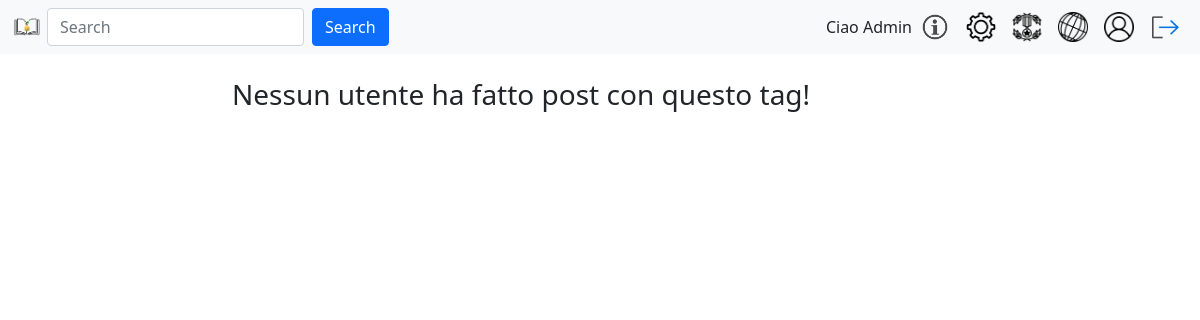
The page /searchingTag.php?tag=Montalbano (signed in) on the database as committed earlier.
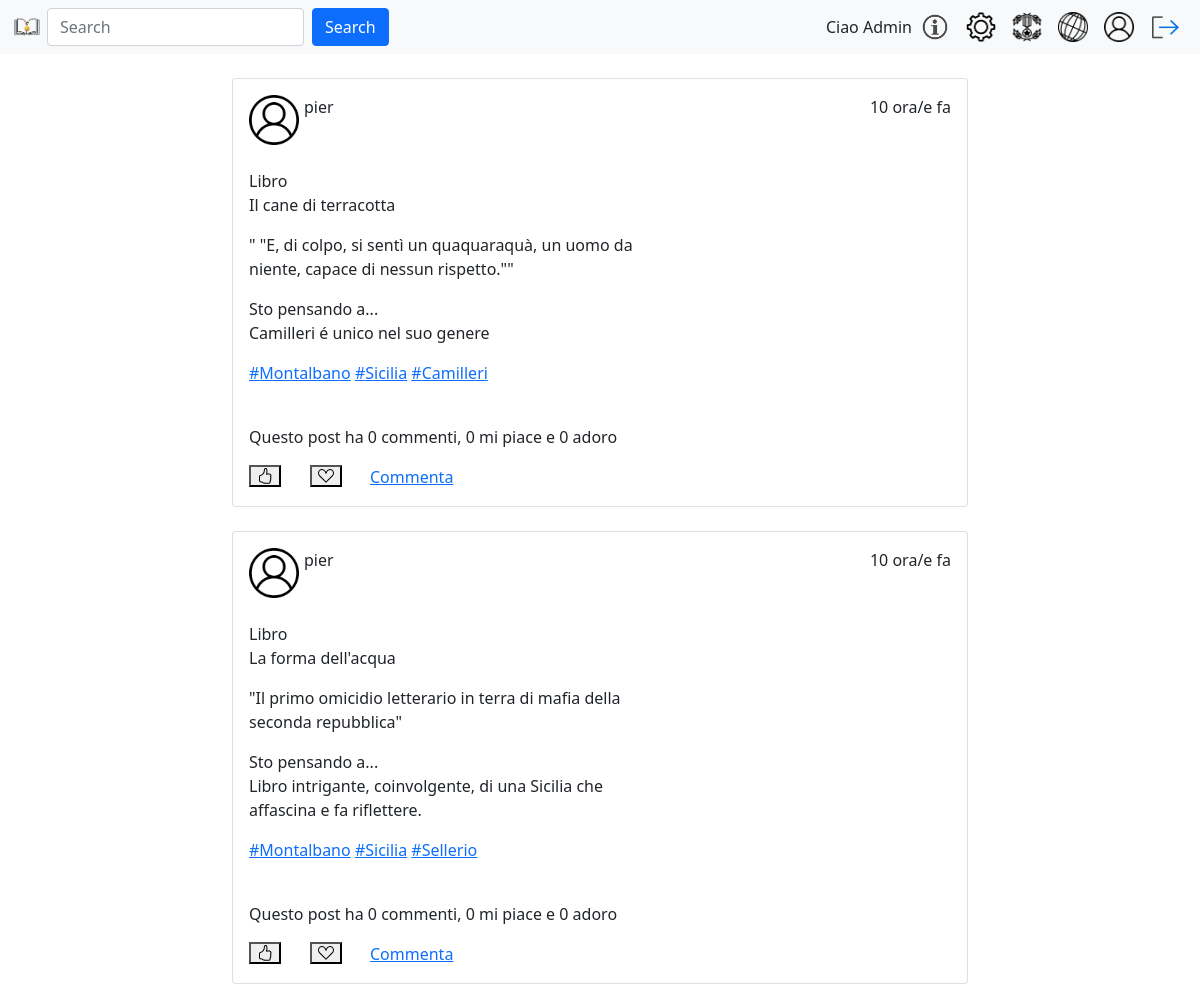
The same page on the database as committed later.
### tables this page shows
CREATE TABLE `post` (
  `utenteId` int NOT NULL,
  `dataOra` datetime NOT NULL,
  `citazioneTestuale` varchar(1023) DEFAULT NULL,
  `fotoCitazione` varchar(127) DEFAULT NULL,
  `riflessione` varchar(2047) NOT NULL,
  `counterMiPiace` int NOT NULL,
  `counterAdoro` int NOT NULL,
  `libroId` int NOT NULL,
  PRIMARY KEY (`utenteId`,`dataOra`),
  UNIQUE KEY `ID_POST_IND` (`utenteId`,`dataOra`),
  KEY `REF_POST_LIBRO_IND` (`libroId`)
);

CREATE TABLE `utente` (
  `id` int NOT NULL AUTO_INCREMENT,
  `username` varchar(80) NOT NULL,
  `email` varchar(80) NOT NULL,
  `pwd` varchar(120) NOT NULL,
  `immagineProfilo` varchar(255) DEFAULT NULL,
  `isAdmin` int NOT NULL DEFAULT '0',
  `descrizione` varchar(150) DEFAULT NULL,
  `stato` int NOT NULL DEFAULT '0',
  PRIMARY KEY (`id`)
);

CREATE TABLE `libro` (
  `id` int NOT NULL AUTO_INCREMENT,
  `titolo` varchar(255) NOT NULL,
  PRIMARY KEY (`id`),
  UNIQUE KEY `ID_LIBRO_IND` (`id`)
);

### include/post.php (called while the page is built, shortened)
<?php
class Post {
    private $conn;
    public function __construct($conn) {
        $this->conn = $conn;
    }
    public function getSpecificPost($user_id, $time_post) {
        $query = "SELECT
                    (
                      SELECT COUNT(*)
                      FROM commenti c
                      WHERE p.utenteId = c.utenteIdPost AND p.dataOra = c.dataOraPost
                    ) AS numeroCommenti,
                    u.immagineProfilo, u.username, p.utenteId, p.dataOra, p.citazioneTestuale, p.fotoCitazione, p.riflessione, p.counterMiPiace, p.counterAdoro, l.titolo,
                    GROUP_CONCAT(t.testo) AS elencoTag
                  FROM
                    post p
                    INNER JOIN utente u ON p.utenteId = u.id
                    INNER JOIN libro l ON p.libroId = l.id
                    LEFT JOIN tagperpost tp ON p.utenteId = tp.utenteIdPost AND p.dataOra = tp.dataOraPost
                    LEFT JOIN tags t ON tp.tagId = t.id
                  WHERE
                    p.utenteId = ? AND p.dataOra = ?
                  GROUP BY
                    p.utenteId, p.dataOra
                  ORDER BY
                    p.dataOra DESC";
        $stmt = $this->conn->prepare($query);
        $stmt->bind_param("is", $user_id, $time_post);
        return $this->executeAndGetPosts($stmt);
    }
    private function executeAndGetPosts($stmt) {
        if (!$stmt->execute()) {
            return array();
        }
        $result = $stmt->get_result();
        $posts = $result->fetch_all(MYSQLI_ASSOC);
        return $posts;
    }
}
function time_elapsed_string($datetime, $full = false) {
    $now = new DateTime;
    $ago = new DateTime($datetime);
    $diff = $now->diff($ago);
    $diff->w = floor($diff->d / 7);
    $diff->d -= $diff->w * 7;
    $string = array(
        'y' => 'anno/i',
        'm' => 'mese/i',
        'w' => 'settimana/e',
        'd' => 'giorno/i',
        'h' => 'ora/e',
        'i' => 'minuto/i',
        's' => 'secondo/i',
    );
    foreach ($string as $k => &$v) {
        if ($diff->$k) {
            $v = $diff->$k . ' ' . $v;
        } else {
            unset($string[$k]);
        }
    }
    if (!$full) {
        $string = array_slice($string, 0, 1);
    }
    return count($string) > 0 ? implode(', ', $string) . ' fa' : 'ora';
}
?>

### include/model/selectors.php (called while the page is built, shortened)
<?php
function getIdTagByString($stringTag){
    global $conn;
    $sql = "SELECT id from tags where testo = ?;";
    $stmt = $conn->prepare($sql);
    $stmt->bind_param("s", $stringTag);
    $stmt->execute();
    $result = $stmt->get_result();
    if ($result->num_rows > 0) {
        return $result->fetch_assoc()["id"];
    } else {
        return -1;
    }
}
function getPostByTag($tag) {
    global $conn;
    $sql = "SELECT utenteIdPost, dataOraPost FROM tagperpost WHERE tagId = ? ORDER BY dataOraPost DESC;";
    $stmt = $conn->prepare($sql);
    $stmt->bind_param("i", $tag);
    $stmt->execute();
    $result = $stmt->get_result();
    if ($result->num_rows > 0) {
        return $result->fetch_all(MYSQLI_ASSOC);
    } else {
        return -1;
    }
}
?>

### include/login.model.php (called while the page is built, shortened)
<?php
require_once 'config.php';
function getDbImageName(string $username){
    global $conn;
    $sql = "SELECT immagineProfilo FROM utente WHERE username = ?";
    $stmt = $conn->prepare($sql);
    $stmt->bind_param("s", $username);
    $stmt->execute();
    $result = $stmt->get_result();
    return $result->fetch_assoc()['immagineProfilo'];
}
?>

### include/login.controller.php (called while the page is built, shortened)
<?php
function getUserImage(string $username){
    $defaultProfileImage = "images/users/default.png";
    $image = "images/users/" . getDbImageName($username);
    return $defaultProfileImage;
}
?>

### include/view/postPage.php (the view, shortened to what the rows shown need)
<?php
require_once("include/config.php");
function checkIfAlreadyLoved($userId, $dataOra) {
    global $conn;
    $utenteAttuale = $_SESSION['id'];
    $sql = "SELECT * FROM notifica WHERE tipo = 'V' AND utenteId = ? AND utenteIdPost = ? AND dataOraPost = ?;";
    $stmt = $conn->prepare($sql);
    $stmt->bind_param("iis",$userId, $utenteAttuale, $dataOra);
    $stmt->execute();
    $result = $stmt->get_result();
    if ($result->num_rows > 0) {
        return true;
    } else {
        return false;
    }
}
function checkIfAlreadyLiked($userId, $dataOra) {
    global $conn;
    $utenteAttuale = $_SESSION['id'];
    $sql = "SELECT * FROM notifica WHERE tipo = 'K' AND utenteId = ? AND utenteIdPost = ? AND dataOraPost = ?;";
    $stmt = $conn->prepare($sql);
    $stmt->bind_param("iis",$userId ,$utenteAttuale ,$dataOra);
    $stmt->execute();
    $result = $stmt->get_result();
    if ($result->num_rows > 0) {
        return true;
    } else {
        return false;
    }
}
?>
<section id="userPosts">
        <div class="col-md-12">
                <?php
                  if (empty($posts)) {
                      echo '<p>Nessun post disponibile in questa sezione. Puoi saperne di più nella pagina informazioni! </p>';
                  } else {
                      foreach ($posts as $post):
                ?>
                <article>
                    <div class="card">
                        <div class="card-body">
                            <div class="d-inline-flex w-100">
                              <div class="post flex-fill align-bottom">
                                  <a href="profilePage.php?id=<?= $post['utenteId']; ?>">
                                      <img class="post-img" src="<?= getUserImage($post['username']); ?>" alt="Immagine profilo" />
                                  </a>
                              </div>
                                <div class="align-bottom w-25">
                                    <p><?= $post['username']; ?></p>
                                </div>
                                <div class="flex-fill align-bottom float-left text-end">
                                    <p><?= time_elapsed_string($post['dataOra']); ?></p>
                                </div>
                            </div>
                            <div class="row">
                                <div class="col-md-7">
                                  <br/>
                                    <div class="row">
                                        <p>Libro <br/> <?= $post['titolo']; ?></p>
                                    </div>
                                    <?php if (!empty($post['citazioneTestuale'])): ?>
                                        <div class="row">
                                            <p>"<?= $post['citazioneTestuale']; ?>"</p>
                                        </div>
                                    <?php endif; ?>
                                    <div class="row">
                                        <p>Sto pensando a... <br/> <?= $post['riflessione']; ?></p>
                                    </div>
                                     <div class="row">
                                      <?php if (!empty($post['elencoTag'])): ?>
                                        <div class="row">
                                            <p>
                                                <?php
                                                $tags = explode(',', $post['elencoTag']);
                                                foreach ($tags as $tag) {
                                                  $tagUrl = 'searchingTag.php?tag=' . urlencode($tag);
                                                  echo '<a href="' . $tagUrl . '">#' . $tag . '</a> ';
                                                }
                                                ?>
                                            </p>
                                        </div>
                                    <?php endif; ?>
                                    </div>
                                </div>
                            </div>
                            <br/>
                            <div class="row">
                              <p>Questo post ha <?= $post['numeroCommenti']; ?> commenti, <span class="like-count"><?= $post['counterMiPiace']; ?></span> mi piace e <span class="love-count"><?= $post['counterAdoro']; ?></span> adoro</p>
                            </div>
                            <div class="row">
                              <?php
                                $isLikeCheck = checkIfAlreadyLiked($post['utenteId'], $post['dataOra']);
                                $okLE = $isLikeCheck ? "0" : "1";
                              ?>
                              <div class="col-md-1 col-3">
                                <button class="like-button bi-hand-thumbs-up likeButton" data-utenteID="<?= $post['utenteId']; ?>" data-dataOra="<?= $post['dataOra']; ?>">
                                    <svg xmlns="http://www.w3.org/2000/svg" width="16" height="16" fill="currentColor" class="bi bi-hand-thumbs-up emptyThumb" data-mustShow="<?= $okLE ?>" viewBox="0 0 16 16">
                                        <path d="M8.864.046C7.908-.193 7.02.53 6.956 1.466c-.072 1.051-.23 2.016-.428 2.59-.125.36-.479 1.013-1.04 1.639-.557.623-1.282 1.178-2.131 1.41C2.685 7.288 2 7.87 2 8.72v4.001c0 .845.682 1.464 1.448 1.545 1.07.114 1.564.415 2.068.723l.048.03c.272.165.578.348.97.484.397.136.861.217 1.466.217h3.5c.937 0 1.599-.477 1.934-1.064a1.86 1.86 0 0 0 .254-.912c0-.152-.023-.312-.077-.464.201-.263.38-.578.488-.901.11-.33.172-.762.004-1.149.069-.13.12-.269.159-.403.077-.27.113-.568.113-.857 0-.288-.036-.585-.113-.856a2 2 0 0 0-.138-.362 1.9 1.9 0 0 0 .234-1.734c-.206-.592-.682-1.1-1.2-1.272-.847-.282-1.803-.276-2.516-.211a10 10 0 0 0-.443.05 9.4 9.4 0 0 0-.062-4.509A1.38 1.38 0 0 0 9.125.111zM11.5 14.721H8c-.51 0-.863-.069-1.14-.164-.281-.097-.506-.228-.776-.393l-.04-.024c-.555-.339-1.198-.731-2.49-.868-.333-.036-.554-.29-.554-.55V8.72c0-.254.226-.543.62-.65 1.095-.3 1.977-.996 2.614-1.708.635-.71 1.064-1.475 1.238-1.978.243-.7.407-1.768.482-2.85.025-.362.36-.594.667-.518l.262.066c.16.04.258.143.288.255a8.34 8.34 0 0 1-.145 4.725.5.5 0 0 0 .595.644l.003-.001.014-.003.058-.014a9 9 0 0 1 1.036-.157c.663-.06 1.457-.054 2.11.164.175.058.45.3.57.65.107.308.087.67-.266 1.022l-.353.353.353.354c.043.043.105.141.154.315.048.167.075.37.075.581 0 .212-.027.414-.075.582-.05.174-.111.272-.154.315l-.353.353.353.354c.047.047.109.177.005.488a2.2 2.2 0 0 1-.505.805l-.353.353.353.354c.006.005.041.05.041.17a.9.9 0 0 1-.121.416c-.165.288-.503.56-1.066.56z"/>
                                    </svg>
                                </button>
                            </div>
                            <?php
                              $isCheck = checkIfAlreadyLoved($post['utenteId'], $post['dataOra']);
                              $okE = $isCheck ? "0" : "1";
                            ?>
                            <div class="col-md-1 col-3">
                              <button class="love-button bi-suit-heart loveButton" data-utenteID="<?= $post['utenteId']; ?>" data-dataOra="<?= $post['dataOra']; ?>">
                                  <svg xmlns="http://www.w3.org/2000/svg" width="16" height="16" fill="currentColor" class="bi bi-suit-heart emptyHeart" data-mustShow="<?= $okE ?>" viewBox="0 0 16 16">
                                    <path d="m8 6.236-.894-1.789c-.222-.443-.607-1.08-1.152-1.595C5.418 2.345 4.776 2 4 2 2.324 2 1 3.326 1 4.92c0 1.211.554 2.066 1.868 3.37.337.334.721.695 1.146 1.093C5.122 10.423 6.5 11.717 8 13.447c1.5-1.73 2.878-3.024 3.986-4.064.425-.398.81-.76 1.146-1.093C14.446 6.986 15 6.131 15 4.92 15 3.326 13.676 2 12 2c-.777 0-1.418.345-1.954.852-.545.515-.93 1.152-1.152 1.595zm.392 8.292a.513.513 0 0 1-.784 0c-1.601-1.902-3.05-3.262-4.243-4.381C1.3 8.208 0 6.989 0 4.92 0 2.755 1.79 1 4 1c1.6 0 2.719 1.05 3.404 2.008.26.365.458.716.596.992a7.6 7.6 0 0 1 .596-.992C9.281 2.049 10.4 1 12 1c2.21 0 4 1.755 4 3.92 0 2.069-1.3 3.288-3.365 5.227-1.193 1.12-2.642 2.48-4.243 4.38z"/>
                                  </svg>
                              </button>
                          </div>
                          <div class="col-md-4 col-6">
                              <a href="comments.php?userIdPost=<?= $post['utenteId']; ?>&timePost=<?=  $b = str_replace(" ","+",$post['dataOra']); ?>">Commenta</a>
                          </div>
                      </div>
                        </div>
                    </div>
                </article>
                <br/>
            <?php endforeach; }
            ?>
        </div>
</section>

Rows that differ between the two databases and show on the page:
added post: utenteId.username "pier", dataOra "10 ora/e fa", libroId.titolo "Il cane di terracotta", citazioneTestuale "\"E, di colpo, si sentì un quaquaraquà, un uomo da niente, capace di nessun rispetto.\"", riflessione "Camilleri é unico nel suo genere", tag "Montalbano", tag "Sicilia", tag "Camilleri", numeroCommenti "0", counterMiPiace "0", counterAdoro "0", $okLE 1 (drawn), $okE 1 (drawn)
added post: utenteId.username "pier", dataOra "10 ora/e fa", libroId.titolo "La forma dell'acqua", citazioneTestuale "Il primo omicidio letterario in terra di mafia della seconda repubblica", riflessione "Libro intrigante, coinvolgente, di una Sicilia che affascina e fa riflettere.", tag "Montalbano", tag "Sicilia", tag "Sellerio", numeroCommenti "0", counterMiPiace "0", counterAdoro "0", $okLE 1 (drawn), $okE 1 (drawn)
Other text that changed with them:
text no longer shown: "Nessun utente ha fatto post con questo tag!"
